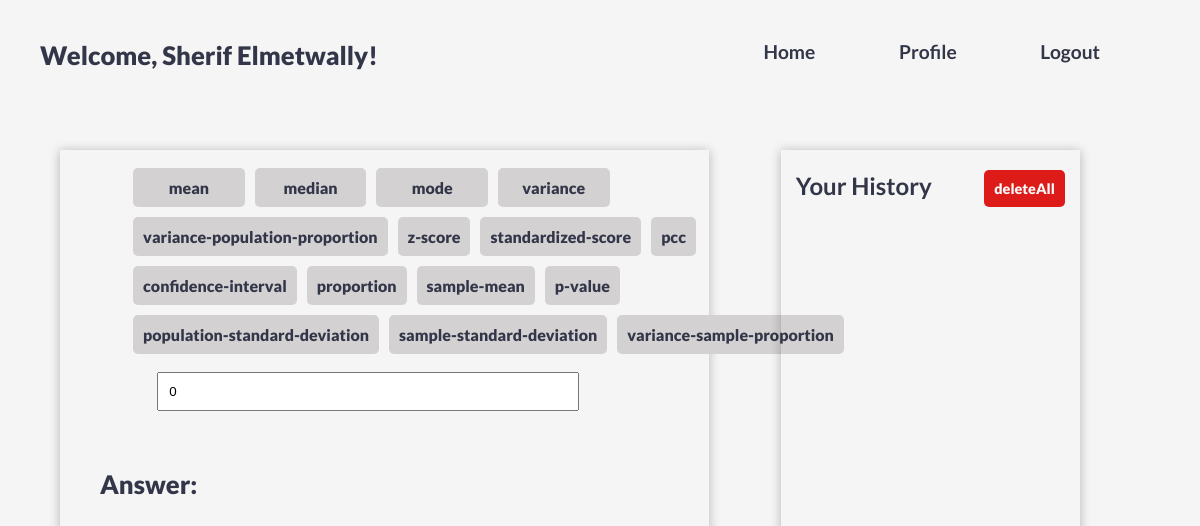
Page /profile (signed in) on the earlier database version.
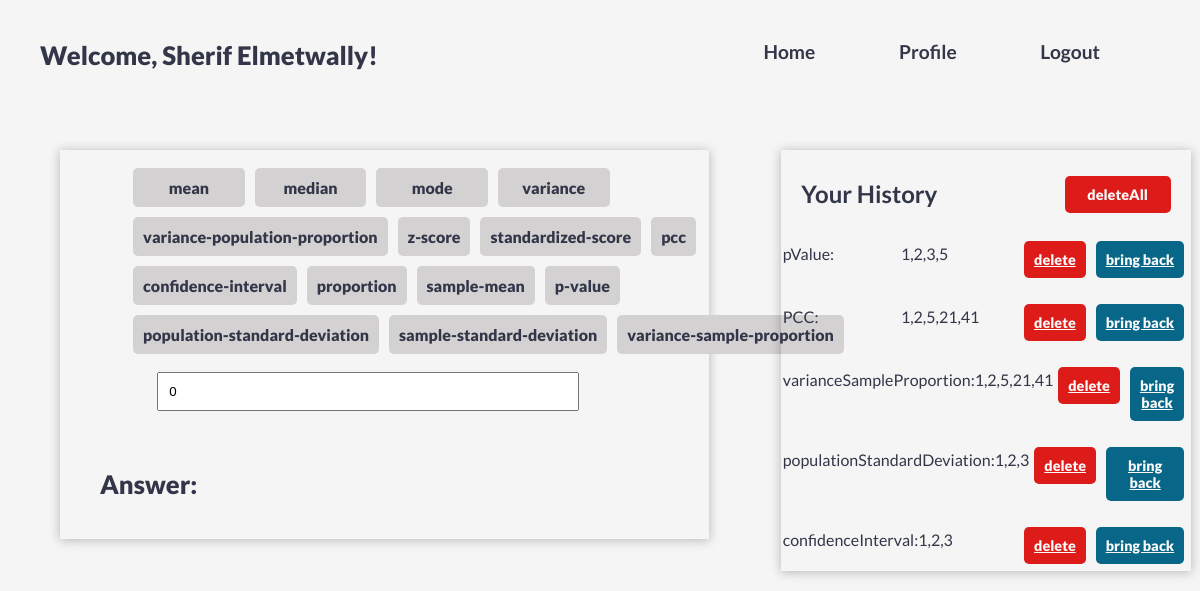
Same page on the later database version.
### models.py (models this page shows)
class functions(db.Model):
    id = db.Column(db.Integer, primary_key=True) # primary keys are required by SQLAlchemy
    userName = db.Column(db.String(1000))
    functionName = db.Column(db.String(1000))
    numbers = db.Column(db.String(1000))

### main.py (the view, shortened to what this page needs)
@main.route('/profile', methods=['GET', 'POST'])
@login_required
def profile():
    currentNumbers = 0
    history = functions.query.all()
    itemsToReturn = []
    returnCorrectHistory(history, itemsToReturn)
    return render_template('profile.html', name=current_user.name, logCount=itemsToReturn, numbers=0)

### __init__.py (called while the page is built)
def create_app():
    app = Flask(__name__)
    db.init_app(app)
    login_manager = LoginManager()
    login_manager.login_view = 'auth.login'
    login_manager.init_app(app)
    from .models import User
    @login_manager.user_loader
    def load_user(user_id):
        return User.query.get(int(user_id))
    app.config['SECRET_KEY'] = '9OLWxND4o83j4K4iuopO'
    app.config['SQLALCHEMY_DATABASE_URI'] = 'sqlite:///db.sqlite'
    db.init_app(app)
    from .auth import auth as auth_blueprint
    app.register_blueprint(auth_blueprint)
    from .main import main as main_blueprint
    app.register_blueprint(main_blueprint)
    return app

### main.py (called while the page is built)
def returnCorrectHistory(history, itemsToReturn):
    for item in history:
        if item.userName == current_user.name:
            itemsToReturn.append(item)

### templates/profile.html (shortened to what this page needs)
{% extends "base.html" %}
{% block content %}
<h1 class="title">
  Welcome, {{ name }}!
</h1>
      <form action="/profile" method="POST" class="page-wrapper">
      <div class="calculator-wrapper">
          <div class="calculator-container">
                <div class="buttons-container">
                  <div class="buttons-row">
                    <input type="submit" value="mean" class="button" type="submit" name="function" />
                    <input type="submit" value="median" class="button" type="submit" name="function" />
                    <input type="submit" value="mode" class="button" type="submit" name="function" />
                    <input type="submit" value="variance" class="button" type="submit" name="function" />
                  </div>
                  <div class="buttons-row">
                    <input type="submit" value="variance-population-proportion" class="button" type="submit" name="function" />
                    <input type="submit" value="z-score" class="button" type="submit" name="function" />
                    <input type="submit" value="standardized-score" class="button" type="submit" name="function" />
                    <input type="submit" value="pcc" class="button" type="submit" name="function" />
                  </div>
                  <div class="buttons-row">
                    <input type="submit" value="confidence-interval" class="button" type="submit" name="function" />
                    <input type="submit" value="proportion" class="button" type="submit" name="function" />
                    <input type="submit" value="sample-mean" class="button" type="submit" name="function" />
                    <input type="submit" value="p-value" class="button" type="submit" name="function" />
                  </div>
                  <div class="buttons-row">
                    <input type="submit" value="population-standard-deviation" class="button" type="submit" name="function" />
                    <input type="submit" value="sample-standard-deviation" class="button" type="submit" name="function" />
                    <input type="submit" value="variance-sample-proportion" class="button" type="submit" name="function" />
                  </div>
                </div>
                <div class="input-wrapper">
                  <input
                  type="text"
                  id="input"
                  placeholder="Input Data Set ex: 1,2,3"
                  class="input"
                  name="dataset"
                  value = {{ numbers }}
                />
                </div>
              <br />
              <div class="alert">
              {% if error is sameas true %}
                <h1 class="error">Error: {{ answer }} </h1>
              {% else %}
                <h1 class="title">Answer: {{ answer }} </h1>
              {% endif %}
            </div>
        </div>
        </div>
      <div class="log-wrapper">
        <div class="log-container">
          <div class="title-container">
            <h1>Your History</h1>
            <input type="submit" class="button deleteAll" name="function" value="deleteAll"></input>
          </div>
        <table class="functions-container">
        {% if logCount %}
            {% for log in logCount %}
            <tr class="table-row">
              <td class='log'>{{log.functionName}}:</td>
              <td class='log'>{{log.numbers}}</td>
              <td>
                  <a href="{{ url_for('main.delete_component', component_id=log.id) }}" class="button delete">delete</a>
              </td>
              <td>
                <a href="{{ url_for('main.return_numbers', component_id=log.id) }}" class="button bring-back">bring back</a>
              </td>
            </tr>
          {% endfor %}
        {% endif %}
        </table>
        </div>
      </form>
{% endblock %}

Differences in the rows shown:
added functions: functionName "pValue", numbers "1,2,3,5"
added functions: functionName "PCC", numbers "1,2,5,21,41"
added functions: functionName "varianceSampleProportion", numbers "1,2,5,21,41"
added functions: functionName "populationStandardDeviation", numbers "1,2,3"
added functions: functionName "confidenceInterval", numbers "1,2,3"
